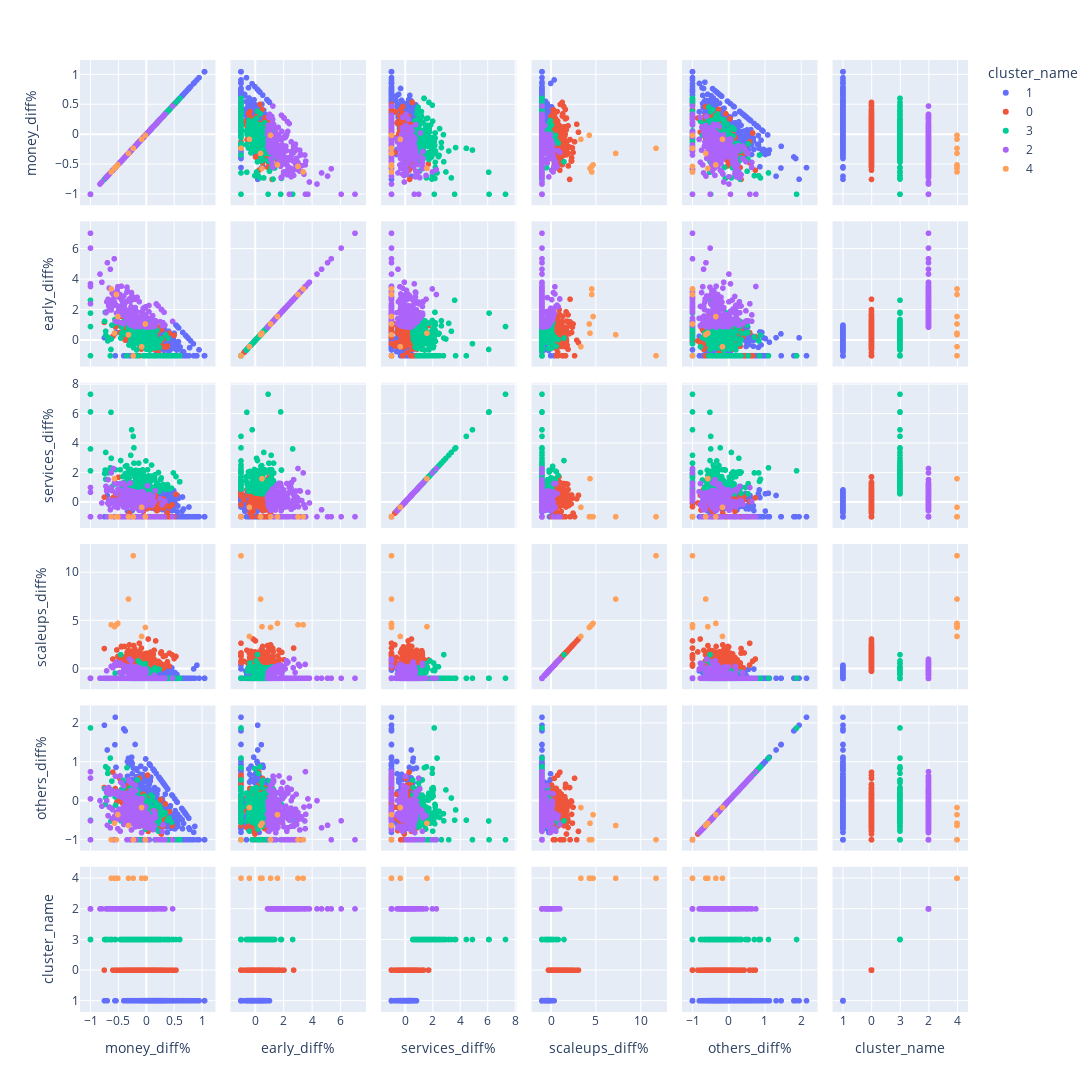

Notebook code for this chart:
### Code cell
bigmatrix = px.scatter_matrix(clusters1, color="cluster_name",
width=1200, height=1600)
bigmatrix.show()

### Figure 1 — Plotly figure (JSON) as saved in the notebook; plotly's stock layout.template omitted (floating-point values rounded to 4 significant figures; data arrays with more than 128 entries replaced by an {"elided": "..."} marker saying what was removed)
{"data": [{"dimensions": [{"axis": {"matches": true}, "label": "money_diff%", "values": {"elided": "443 float values"}}, {"axis": {"matches": true}, "label": "early_diff%", "values": {"elided": "443 float values"}}, {"axis": {"matches": true}, "label": "services_diff%", "values": {"elided": "443 float values"}}, {"axis": {"matches": true}, "label": "scaleups_diff%", "values": {"elided": "443 float values"}}, {"axis": {"matches": true}, "label": "others_diff%", "values": {"elided": "443 float values"}}, {"axis": {"matches": true}, "label": "cluster_name", "values": {"elided": "443 str values"}}], "hovertemplate": "cluster_name=1<br>%{xaxis.title.text}=%{x}<br>%{yaxis.title.text}=%{y}<extra></extra>", "legendgroup": "1", "marker": {"color": "#636efa", "symbol": "circle"}, "name": "1", "showlegend": true, "type": "splom"}, {"dimensions": [{"axis": {"matches": true}, "label": "money_diff%", "values": {"elided": "289 float values"}}, {"axis": {"matches": true}, "label": "early_diff%", "values": {"elided": "289 float values"}}, {"axis": {"matches": true}, "label": "services_diff%", "values": {"elided": "289 float values"}}, {"axis": {"matches": true}, "label": "scaleups_diff%", "values": {"elided": "289 float values"}}, {"axis": {"matches": true}, "label": "others_diff%", "values": {"elided": "289 float values"}}, {"axis": {"matches": true}, "label": "cluster_name", "values": {"elided": "289 str values"}}], "hovertemplate": "cluster_name=0<br>%{xaxis.title.text}=%{x}<br>%{yaxis.title.text}=%{y}<extra></extra>", "legendgroup": "0", "marker": {"color": "#EF553B", "symbol": "circle"}, "name": "0", "showlegend": true, "type": "splom"}, {"dimensions": [{"axis": {"matches": true}, "label": "money_diff%", "values": {"elided": "211 float values"}}, {"axis": {"matches": true}, "label": "early_diff%", "values": {"elided": "211 float values"}}, {"axis": {"matches": true}, "label": "services_diff%", "values": {"elided": "211 float values"}}, {"axis": {"matches": true}, "label": "scaleups_diff%", "values": {"elided": "211 float values"}}, {"axis": {"matches": true}, "label": "others_diff%", "values": {"elided": "211 float values"}}, {"axis": {"matches": true}, "label": "cluster_name", "values": {"elided": "211 str values"}}], "hovertemplate": "cluster_name=3<br>%{xaxis.title.text}=%{x}<br>%{yaxis.title.text}=%{y}<extra></extra>", "legendgroup": "3", "marker": {"color": "#00cc96", "symbol": "circle"}, "name": "3", "showlegend": true, "type": "splom"}, {"dimensions": [{"axis": {"matches": true}, "label": "money_diff%", "values": {"elided": "221 float values"}}, {"axis": {"matches": true}, "label": "early_diff%", "values": {"elided": "221 float values"}}, {"axis": {"matches": true}, "label": "services_diff%", "values": {"elided": "221 float values"}}, {"axis": {"matches": true}, "label": "scaleups_diff%", "values": {"elided": "221 float values"}}, {"axis": {"matches": true}, "label": "others_diff%", "values": {"elided": "221 float values"}}, {"axis": {"matches": true}, "label": "cluster_name", "values": {"elided": "221 str values"}}], "hovertemplate": "cluster_name=2<br>%{xaxis.title.text}=%{x}<br>%{yaxis.title.text}=%{y}<extra></extra>", "legendgroup": "2", "marker": {"color": "#ab63fa", "symbol": "circle"}, "name": "2", "showlegend": true, "type": "splom"}, {"dimensions": [{"axis": {"matches": true}, "label": "money_diff%", "values": [-0.07992, -0.3162, -0.5681, -0.01233, -0.5077, -0.2308, -0.627, -0.5338]}, {"axis": {"matches": true}, "label": "early_diff%", "values": [-0.4085, 0.3814, 0.4819, 1.086, 1.574, -1, 3.388, 3.022]}, {"axis": {"matches": true}, "label": "services_diff%", "values": [-0.357, -1, 1.589, -1, -1, -1, -1, -1]}, {"axis": {"matches": true}, "label": "scaleups_diff%", "values": [3.352, 7.246, 4.371, 4.291, 4.715, 11.76, 4.566, 4.566]}, {"axis": {"matches": true}, "label": "others_diff%", "values": [-0.1689, -0.633, -0.5751, -1, -0.3541, -1, -1, -1]}, {"axis": {"matches": true}, "label": "cluster_name", "values": ["4", "4", "4", "4", "4", "4", "4", "4"]}], "hovertemplate": "cluster_name=4<br>%{xaxis.title.text}=%{x}<br>%{yaxis.title.text}=%{y}<extra></extra>", "legendgroup": "4", "marker": {"color": "#FFA15A", "symbol": "circle"}, "name": "4", "showlegend": true, "type": "splom"}], "layout": {"dragmode": "select", "height": 1600, "legend": {"title": {"text": "cluster_name"}, "tracegroupgap": 0}, "margin": {"t": 60}, "width": 1200}}
